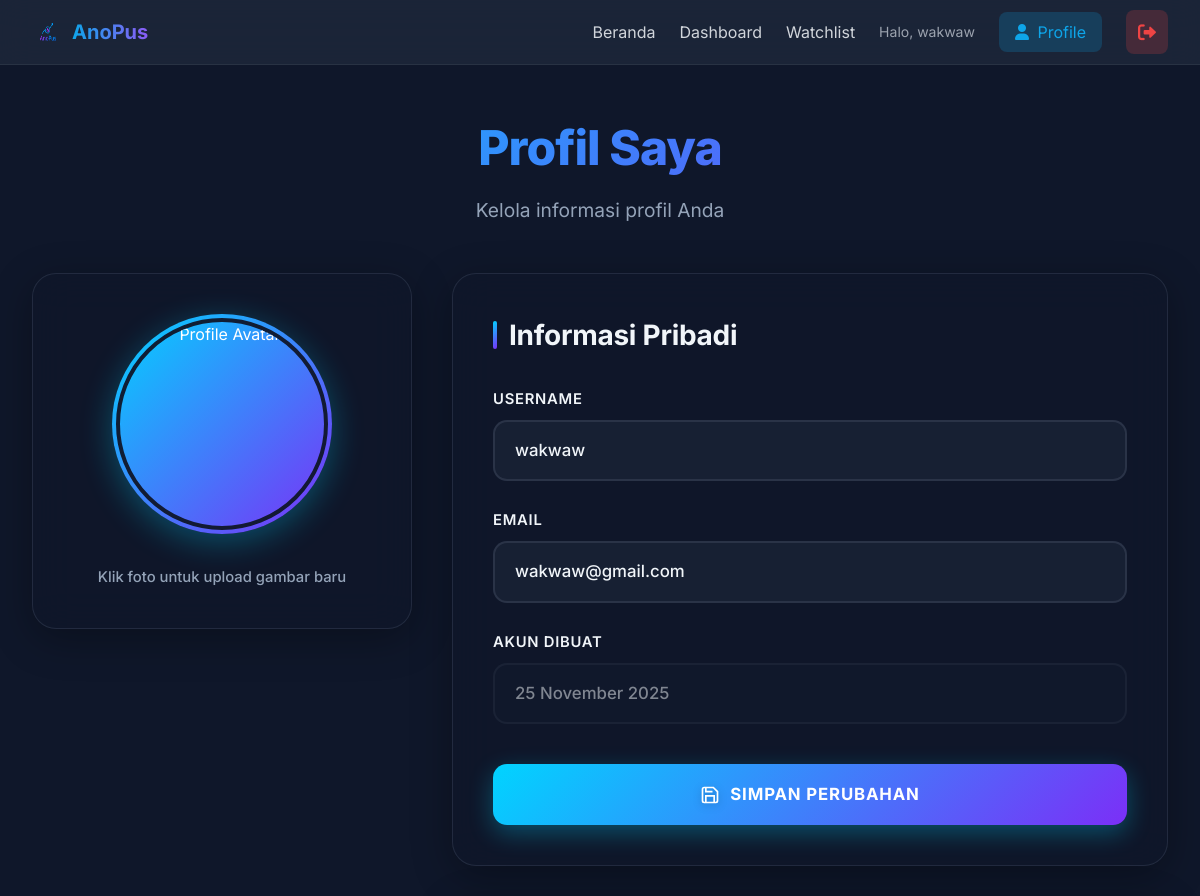
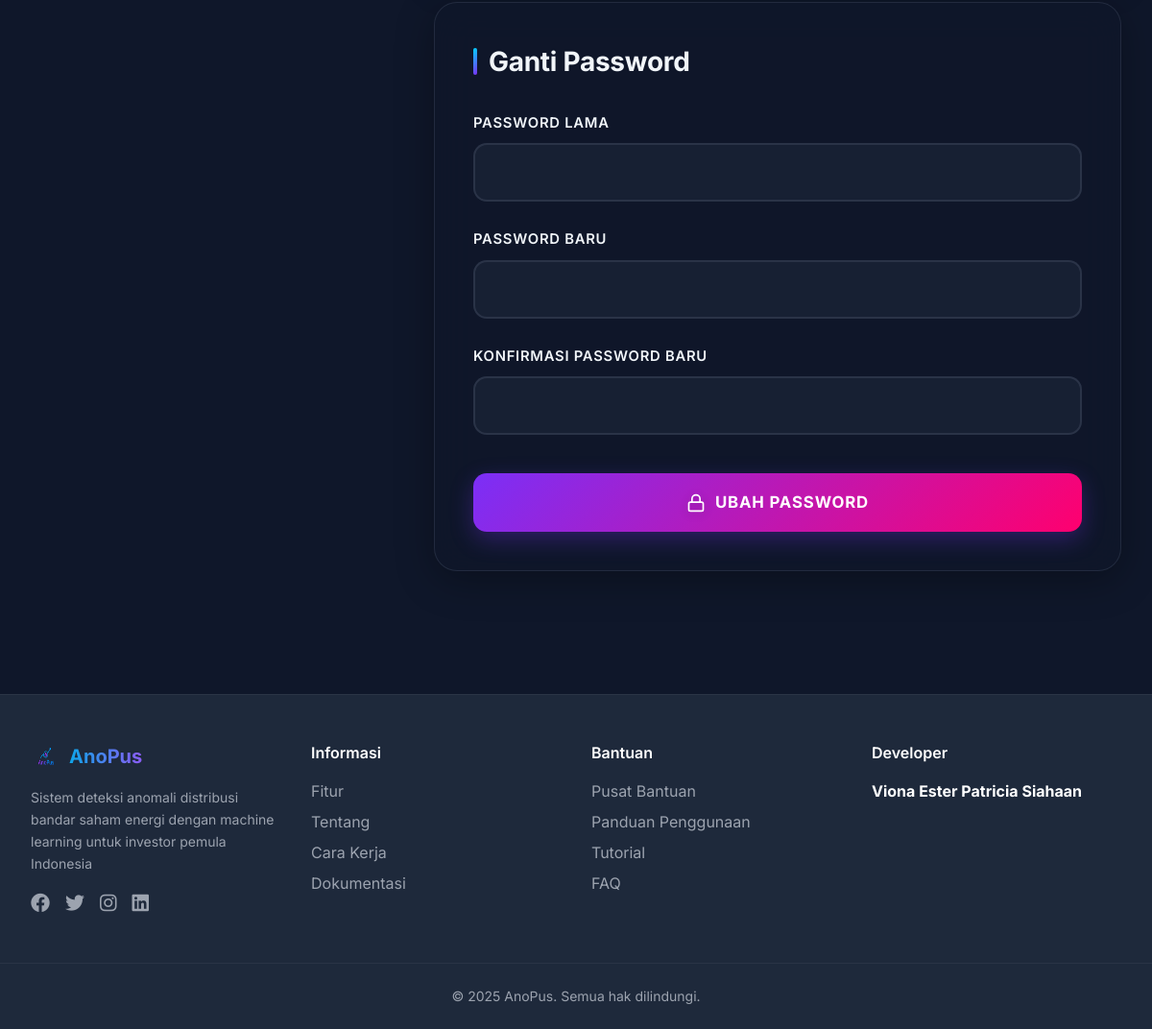
Screenshot of /profile (signed in) with the database file from the repository (2 pictures, top to bottom).
### app.py (models this page shows, shortened)
class User(UserMixin, db.Model):
    id = db.Column(db.Integer, primary_key=True)
    username = db.Column(db.String(80), unique=True, nullable=False)
    email = db.Column(db.String(120), unique=True, nullable=False)
    password_hash = db.Column(db.String(200), nullable=False)
    created_at = db.Column(db.DateTime, default=datetime.utcnow)
    watchlists = db.relationship('Watchlist', backref='user', lazy=True)

### app.py (the view)
@app.route('/profile')
@login_required
def profile():
    profile_photo = session.get('profile_photo', 'images/default-avatar.jpg')
    return render_template('profile.html', profile_photo=profile_photo)

### app.py (called while the page is built)
@app.before_request
def before_request():
    global data_collector, anomaly_detector, model_trained_once
    if data_collector is None:
        init_data_collector()
    if anomaly_detector is None:
        init_anomaly_detector()

@login_manager.user_loader
def load_user(user_id):
    return db.session.get(User, int(user_id))

### templates/profile.html (shortened to what this page needs)
{% extends "base.html" %} {% block title %}Profile - AnoPus{% endblock %} {%
block styles %}
<link
  rel="stylesheet"
  href="{{ url_for('static', filename='css/profile.css') }}"
/>
{% endblock %} {% block content %}
<div class="profile-container">
  <div class="profile-header">
    <h1>Profil Saya</h1>
    <p>Kelola informasi profil Anda</p>
  </div>
  <div class="profile-content">
    <div class="profile-photo-section">
      <div class="profile-photo-card">
        <div
          class="photo-wrapper"
          onclick="document.getElementById('photoInput').click()"
        >
          <img
            src="{{ url_for('static', filename=profile_photo) }}"
            alt="Profile Avatar"
            id="profilePreview"
          />
        </div>
        <p class="photo-hint">Klik foto untuk upload gambar baru</p>
      </div>
    </div>
    <div class="profile-info-section">
      <div class="info-card">
        <h2>Informasi Pribadi</h2>
        <form
          action="{{ url_for('update_profile') }}"
          method="POST"
          class="profile-form"
        >
          <div class="form-group">
            <label for="username">Username</label>
            <input
              type="text"
              id="username"
              name="username"
              value="{{ current_user.username }}"
              required
            />
          </div>
          <div class="form-group">
            <label for="email">Email</label>
            <input
              type="email"
              id="email"
              name="email"
              value="{{ current_user.email }}"
              required
            />
          </div>
          <div class="form-group">
            <label>Akun Dibuat</label>
            <input
              type="text"
              value="{{ current_user.created_at.strftime('%d %B %Y') }}"
              disabled
            />
          </div>
          <button type="submit" class="btn-save">
            <svg
              width="20"
              height="20"
              viewBox="0 0 24 24"
              fill="none"
              stroke="currentColor"
              stroke-width="2"
            >
              <path
                d="M19 21H5a2 2 0 0 1-2-2V5a2 2 0 0 1 2-2h11l5 5v11a2 2 0 0 1-2 2z"
              />
              <polyline points="17 21 17 13 7 13 7 21" />
              <polyline points="7 3 7 8 15 8" />
            </svg>
            Simpan Perubahan
          </button>
        </form>
      </div>
      <div class="info-card">
        <h2>Ganti Password</h2>
        <form
          action="{{ url_for('change_password') }}"
          method="POST"
          class="profile-form"
        >
          <div class="form-group">
            <label for="current_password">Password Lama</label>
            <input
              type="password"
              id="current_password"
              name="current_password"
              required
            />
          </div>
          <div class="form-group">
            <label for="new_password">Password Baru</label>
            <input
              type="password"
              id="new_password"
              name="new_password"
              required
              minlength="6"
            />
          </div>
          <div class="form-group">
            <label for="confirm_password">Konfirmasi Password Baru</label>
            <input
              type="password"
              id="confirm_password"
              name="confirm_password"
              required
              minlength="6"
            />
          </div>
          <button type="submit" class="btn-save btn-password">
            <svg
              width="20"
              height="20"
              viewBox="0 0 24 24"
              fill="none"
              stroke="currentColor"
              stroke-width="2"
            >
              <rect x="3" y="11" width="18" height="11" rx="2" ry="2" />
              <path d="M7 11V7a5 5 0 0 1 10 0v4" />
            </svg>
            Ubah Password
          </button>
        </form>
      </div>
    </div>
  </div>
</div>
{% endblock %}

### templates/base.html (shortened to what this page needs)
<!DOCTYPE html>
<html lang="id">
  <head>
    <script src="https://cdn.tailwindcss.com"></script>
    <link
      href="https://cdnjs.cloudflare.com/ajax/libs/font-awesome/6.0.0/css/all.min.css"
      rel="stylesheet"
    />
    {% block styles %}{% endblock %}
  </head>
  <body class="font-['Inter'] bg-dark text-white">
    <nav
      class="fixed w-full top-0 z-50 bg-dark-light/80 backdrop-blur-lg border-b border-gray-700/50"
    >
      <div class="max-w-7xl mx-auto px-4 sm:px-6 lg:px-8">
        <div class="flex justify-between items-center h-16">
          <a
            href="{{ url_for('landing') }}"
            class="flex items-center space-x-2"
          >
            <img
              src="{{ url_for('static', filename='images/logo.png') }}"
              alt="AnoPus Logo"
              class="h-8 w-8"
            />
            <span
              class="text-xl font-bold bg-gradient-to-r from-primary to-secondary bg-clip-text text-transparent"
              >AnoPus</span
            >
          </a>
          <div class="hidden md:flex items-center space-x-6">
            {% if current_user.is_authenticated %}
            <a
              href="{{ url_for('landing') }}"
              class="text-gray-300 hover:text-white transition"
              >Beranda</a
            >
            <a
              href="{{ url_for('dashboard') }}"
              class="text-gray-300 hover:text-white transition"
              >Dashboard</a
            >
            <a
              href="{{ url_for('watchlist') }}"
              class="text-gray-300 hover:text-white transition"
              >Watchlist</a
            >
            <span class="text-gray-400 text-sm"
              >Halo, {{ current_user.username }}</span
            >
            <a
              href="{{ url_for('profile') }}"
              class="px-4 py-2 rounded-lg bg-primary/20 text-primary hover:bg-primary/30 transition"
            >
              <i class="fas fa-user mr-1"></i> Profile
            </a>
            <a
              href="{{ url_for('logout') }}"
              class="px-3 py-2 rounded-lg bg-red-500/20 text-red-500 hover:bg-red-500/30 hover:text-red-400 transition"
              title="Logout"
            >
              <i class="fas fa-sign-out-alt text-lg"></i>
            </a>
            {% endif %}
          </div>
        </div>
      </div>
    </nav>
    <main class="pt-16">{% block content %}{% endblock %}</main>
    {% block footer %}
    <footer
      class="bg-dark-light border-t border-gray-700/50 mt-20"
      id="contact"
    >
      <div class="max-w-7xl mx-auto px-4 sm:px-6 lg:px-8 py-12">
        <div class="grid grid-cols-1 md:grid-cols-2 lg:grid-cols-4 gap-8">
          <div class="space-y-4">
            <div class="flex items-center space-x-2">
              <img
                src="{{ url_for('static', filename='images/logo.png') }}"
                alt="AnoPus Logo"
                class="h-8 w-8"
              />
              <span
                class="text-xl font-bold bg-gradient-to-r from-primary to-secondary bg-clip-text text-transparent"
                >AnoPus</span
              >
            </div>
            <p class="text-gray-400 text-sm leading-relaxed">
              Sistem deteksi anomali distribusi bandar saham energi dengan
              machine learning untuk investor pemula Indonesia
            </p>
            <div class="flex space-x-4">
              <a href="#" class="text-gray-400 hover:text-primary transition"
                ><i class="fab fa-facebook text-xl"></i
              ></a>
              <a href="#" class="text-gray-400 hover:text-primary transition"
                ><i class="fab fa-twitter text-xl"></i
              ></a>
              <a href="#" class="text-gray-400 hover:text-primary transition"
                ><i class="fab fa-instagram text-xl"></i
              ></a>
              <a href="#" class="text-gray-400 hover:text-primary transition"
                ><i class="fab fa-linkedin text-xl"></i
              ></a>
            </div>
          </div>
          <div>
            <h3 class="text-white font-semibold mb-4">Informasi</h3>
            <ul class="space-y-2">
              <li>
                <a
                  href="#keunggulan"
                  class="text-gray-400 hover:text-primary transition"
                  >Fitur</a
                >
              </li>
              <li>
                <a
                  href="#about"
                  class="text-gray-400 hover:text-primary transition"
                  >Tentang</a
                >
              </li>
              <li>
                <a
                  href="#cara-kerja"
                  class="text-gray-400 hover:text-primary transition"
                  >Cara Kerja</a
                >
              </li>
              <li>
                <a href="#" class="text-gray-400 hover:text-primary transition"
                  >Dokumentasi</a
                >
              </li>
            </ul>
          </div>
          <div>
            <h3 class="text-white font-semibold mb-4">Bantuan</h3>
            <ul class="space-y-2">
              <li>
                <a href="#" class="text-gray-400 hover:text-primary transition"
                  >Pusat Bantuan</a
                >
              </li>
              <li>
                <a href="#" class="text-gray-400 hover:text-primary transition"
                  >Panduan Penggunaan</a
                >
              </li>
              <li>
                <a href="#" class="text-gray-400 hover:text-primary transition"
                  >Tutorial</a
                >
              </li>
              <li>
                <a href="#" class="text-gray-400 hover:text-primary transition"
                  >FAQ</a
                >
              </li>
            </ul>
          </div>
          <div>
            <h3 class="text-white font-semibold mb-4">Developer</h3>
            <p class="text-gray-400">
              <strong class="text-white">Viona Ester Patricia Siahaan</strong>
            </p>
          </div>
        </div>
      </div>
      <div class="border-t border-gray-700/50 py-6">
        <p class="text-center text-gray-400 text-sm">
          &copy; 2025 AnoPus. Semua hak dilindungi.
        </p>
      </div>
    </footer>
    {% endblock %}
  </body>
</html>

### static/css/profile.css (style rules this page uses)
:root { --card-bg: rgba(15, 23, 42, 0.8); --card-border: rgba(148, 163, 184, 0.15); --input-bg: rgba(30, 41, 59, 0.6); --text-primary: #f1f5f9; --text-secondary: #94a3b8; --gradient-primary: linear-gradient(135deg, #00d4ff, #7b2ff7); --gradient-secondary: linear-gradient(135deg, #7b2ff7, #ff006e); }
.profile-container { max-width: 1400px; margin: 0 auto; padding: 3rem 2rem; min-height: calc(100vh - 80px); }
.profile-header { text-align: center; margin-bottom: 3rem; animation: fadeInDown 0.6s ease; }
.profile-header h1 { font-size: 3rem; font-weight: 800; background: var(--gradient-primary); -webkit-background-clip: text; -webkit-text-fill-color: transparent; background-clip: text; margin-bottom: 0.75rem; letter-spacing: -0.02em; }
.profile-header p { color: var(--text-secondary); font-size: 1.2rem; font-weight: 400; }
.profile-content { display: grid; grid-template-columns: 380px 1fr; gap: 2.5rem; align-items: start; }
.profile-photo-section { position: sticky; top: 100px; height: fit-content; animation: fadeInLeft 0.6s ease; }
.profile-photo-card { background: var(--card-bg); border: 1px solid var(--card-border); border-radius: 24px; padding: 2.5rem; text-align: center; backdrop-filter: blur(20px); box-shadow: 0 10px 40px rgba(0, 0, 0, 0.3); transition: transform 0.3s, box-shadow 0.3s; }
.photo-wrapper { position: relative; width: 220px; height: 220px; margin: 0 auto 2rem; border-radius: 50%; overflow: hidden; padding: 4px; background: var(--gradient-primary); box-shadow: 0 8px 32px rgba(0, 212, 255, 0.3); }
.photo-wrapper img { width: 100%; height: 100%; object-fit: cover; border-radius: 50%; border: 4px solid rgba(15, 23, 42, 0.95); }
.photo-hint { color: var(--text-secondary); font-size: 0.925rem; font-weight: 500; line-height: 1.5; }
.profile-info-section { display: flex; flex-direction: column; gap: 2rem; animation: fadeInRight 0.6s ease; }
.info-card { background: var(--card-bg); border: 1px solid var(--card-border); border-radius: 24px; padding: 2.5rem; backdrop-filter: blur(20px); box-shadow: 0 10px 40px rgba(0, 0, 0, 0.3); transition: transform 0.3s, box-shadow 0.3s; }
.info-card h2 { font-size: 1.75rem; font-weight: 700; margin-bottom: 2rem; color: var(--text-primary); display: flex; align-items: center; gap: 0.75rem; letter-spacing: -0.01em; }
.info-card h2::before { content: ""; width: 4px; height: 28px; background: var(--gradient-primary); border-radius: 4px; }
.profile-form { display: flex; flex-direction: column; gap: 1.75rem; }
.form-group { display: flex; flex-direction: column; gap: 0.625rem; }
.form-group label { font-size: 0.925rem; font-weight: 600; color: var(--text-primary); text-transform: uppercase; letter-spacing: 0.05em; display: flex; align-items: center; gap: 0.5rem; }
.form-group input { padding: 1rem 1.25rem; background: var(--input-bg); border: 2px solid var(--card-border); border-radius: 14px; color: var(--text-primary); font-size: 1.05rem; transition: all 0.3s ease; font-weight: 500; }
.form-group input:disabled { opacity: 0.5; cursor: not-allowed; background: rgba(30, 41, 59, 0.3); }
.btn-save { padding: 1.125rem 2.25rem; background: var(--gradient-primary); color: white; border: none; border-radius: 14px; font-size: 1.05rem; font-weight: 700; cursor: pointer; transition: all 0.3s ease; display: flex; align-items: center; justify-content: center; gap: 0.625rem; margin-top: 0.75rem; text-transform: uppercase; letter-spacing: 0.05em; box-shadow: 0 8px 25px rgba(0, 212, 255, 0.3); }
.btn-password { background: var(--gradient-secondary); box-shadow: 0 8px 25px rgba(123, 47, 247, 0.3); }
.btn-save svg { filter: drop-shadow(0 2px 4px rgba(0, 0, 0, 0.2)); }

### rows the page displays
User: username "wakwaw", email "wakwaw@gmail.com", created_at "25 November 2025"
